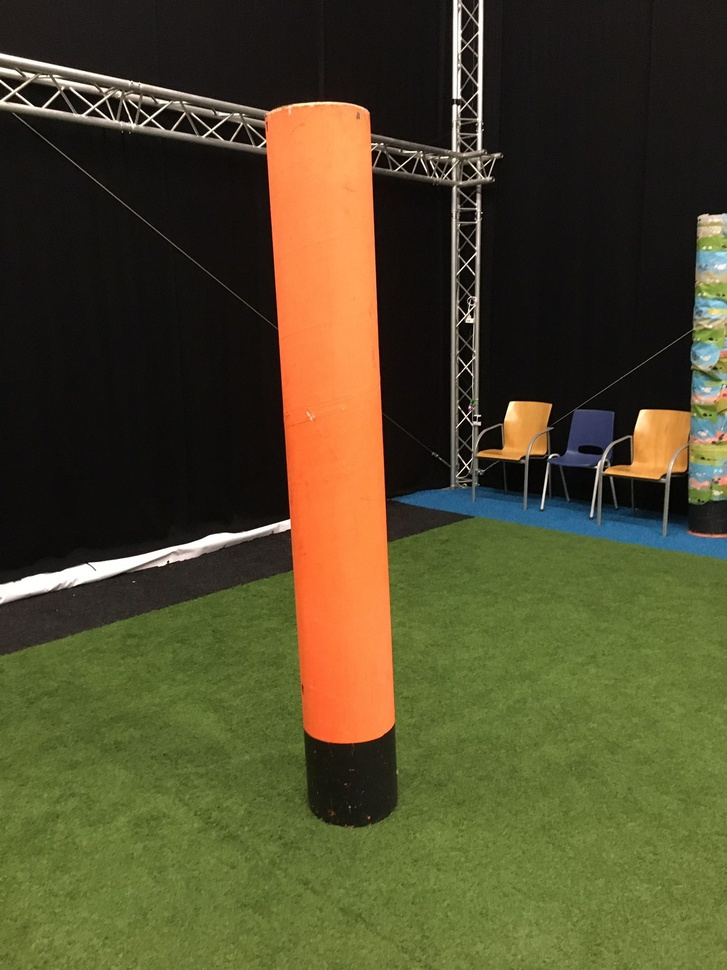
#> input picture images/image1.jpeg, 727 x 970 px, shrunk from 1536 x 2048 before the run
$ python test.py
#> lines starting #> are read from the running program, lines starting #| are printed output that depends on the picture; after the words box and inside, x2 and y2 are one past the last pixel; in counts of white or black regions, pixels touching at a corner belong together
# import the necessary packages
import imutils
import cv2
# load the image, convert it to grayscale, and blur it slightly
image = cv2.imread("images/image1.jpeg")
#> image is the input picture: shape (970, 727, 3); mean B, G, R 43.3, 74.6, 80.2
gray = cv2.cvtColor(image, cv2.COLOR_BGR2GRAY)
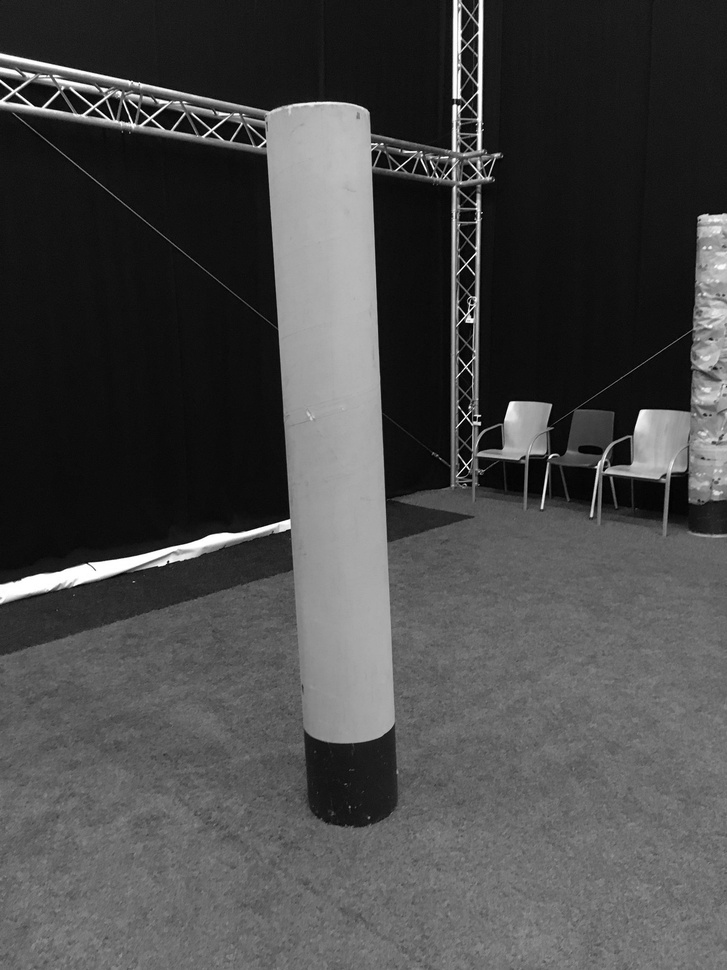
#> gray: shape (970, 727); min 0, max 255, mean 72.7
gray = cv2.GaussianBlur(gray, (5, 5), 0)
# threshold the image, then perform a series of erosions +
# dilations to remove any small regions of noise
thresh = cv2.threshold(gray, 45, 255, cv2.THRESH_BINARY)[1]
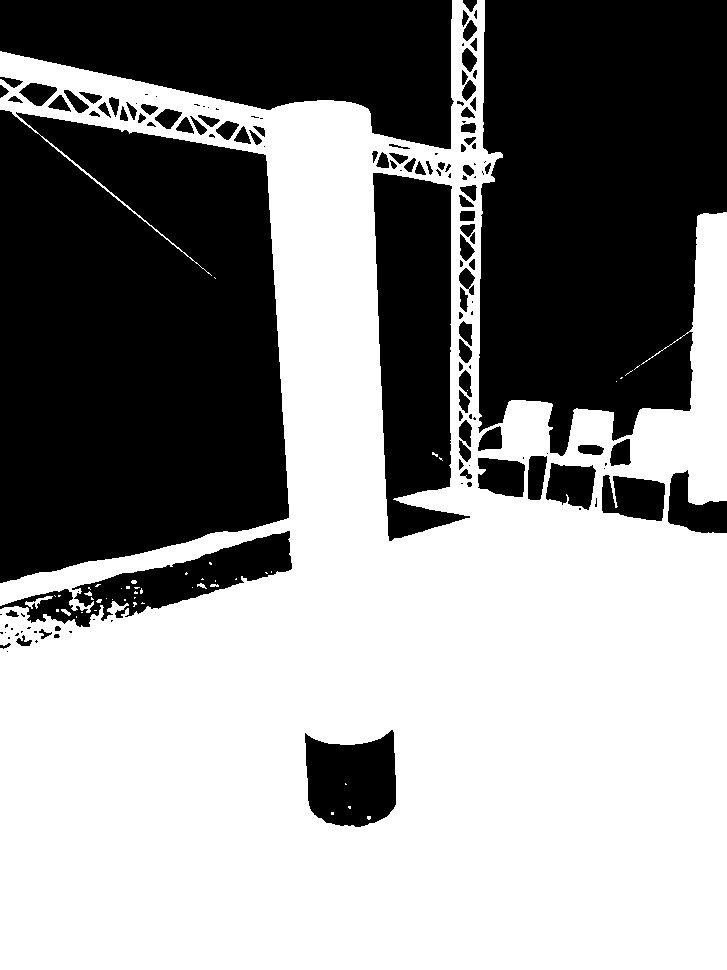
#> thresh: shape (970, 727); 55.7% white; 145 black regions (54 under 20 px), largest, box (x1, y1, x2, y2) and area: (0, 110, 289, 583) 115977, (478, 0, 727, 456) 94852, (0, 0, 454, 149) 43509
thresh = cv2.erode(thresh, None, iterations=2)
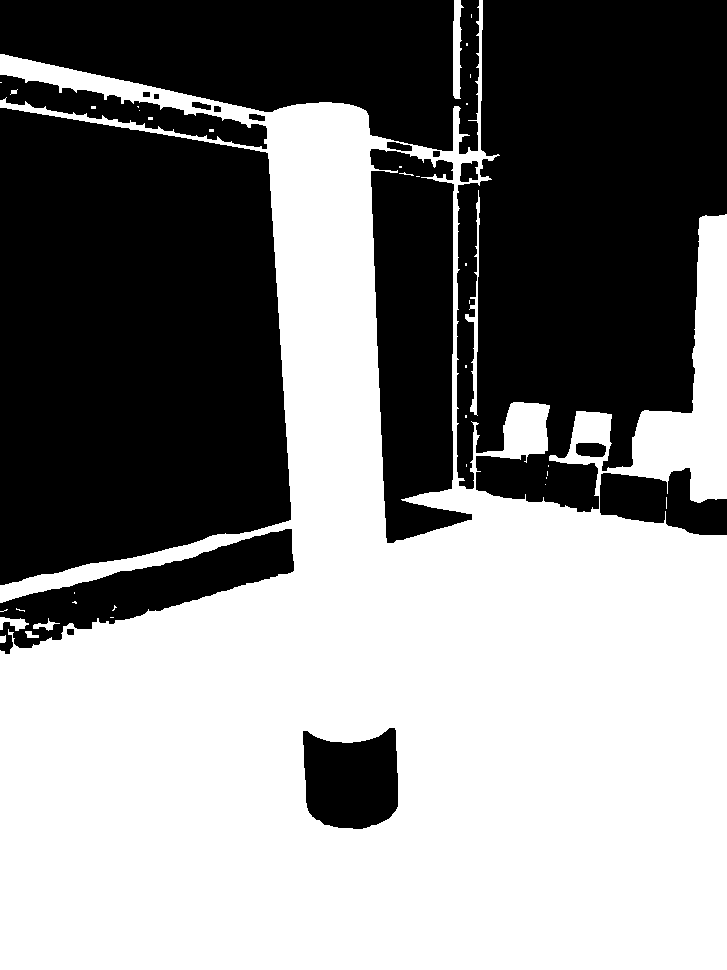
#> thresh: shape (970, 727); 52.3% white; 18 black regions, largest, box (x1, y1, x2, y2) and area: (0, 108, 291, 585) 118553, (457, 0, 727, 512) 108993, (0, 0, 479, 154) 47664
thresh = cv2.dilate(thresh, None, iterations=2)
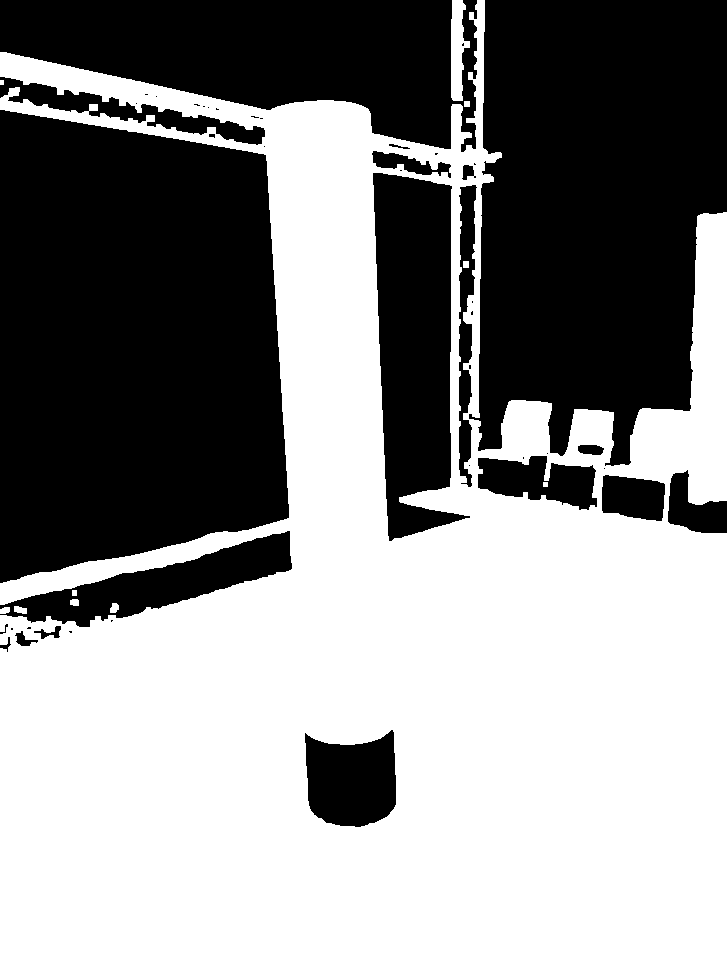
#> thresh: shape (970, 727); 55.1% white; 45 black regions (26 under 20 px)
# find contours in thresholded image, then grab the largest
# one
cnts = cv2.findContours(thresh.copy(), cv2.RETR_EXTERNAL,
	cv2.CHAIN_APPROX_SIMPLE)
#> cnts = 9 contours, 1 with area under 20; largest, box (x1, y1, x2, y2) and area: (0, 0, 727, 970) 426122, (451, 0, 470, 101) 1120, (14, 606, 27, 614) 62, (110, 603, 119, 613) 56, (0, 607, 10, 614) 45, (70, 599, 79, 606) 44, (464, 101, 470, 107) 25, (72, 590, 77, 596) 20
cnts = imutils.grab_contours(cnts)
c = max(cnts, key=cv2.contourArea)
#> c = contour of 1544 points, box (x1, y1, x2, y2) (0, 0, 727, 970), area 426122

$ run again, with images/image2.jpeg copied over images/image1.jpeg
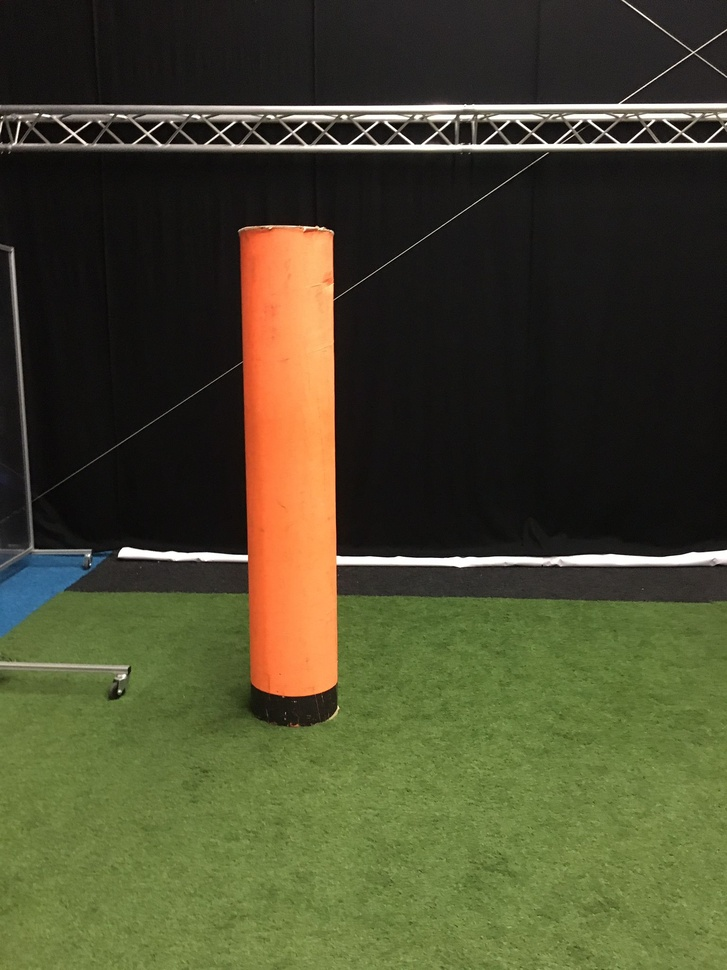
#> input picture images/image2.jpeg, 727 x 970 px, shrunk from 1536 x 2048 before the run
#> image is the input picture: shape (970, 727, 3); mean B, G, R 46.4, 73.4, 73.8
#> `gray = cv2.cvtColor(image, cv2.COLOR_BGR2GRAY)`:
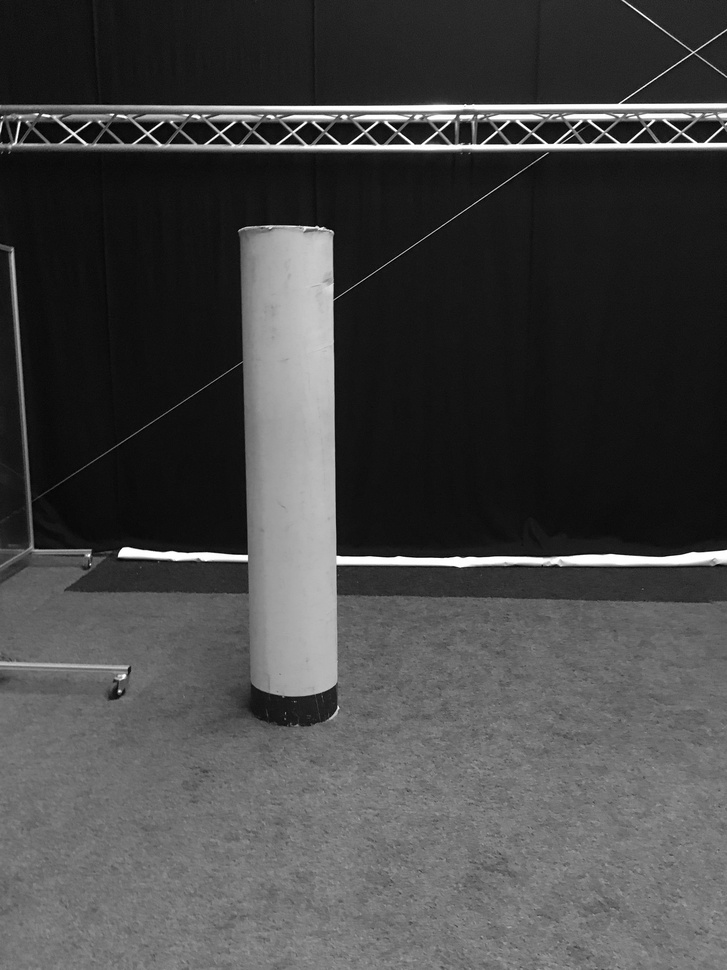
#> gray: shape (970, 727); min 0, max 255, mean 70.4
#> `thresh = cv2.dilate(thresh, None, iterations=2)`:
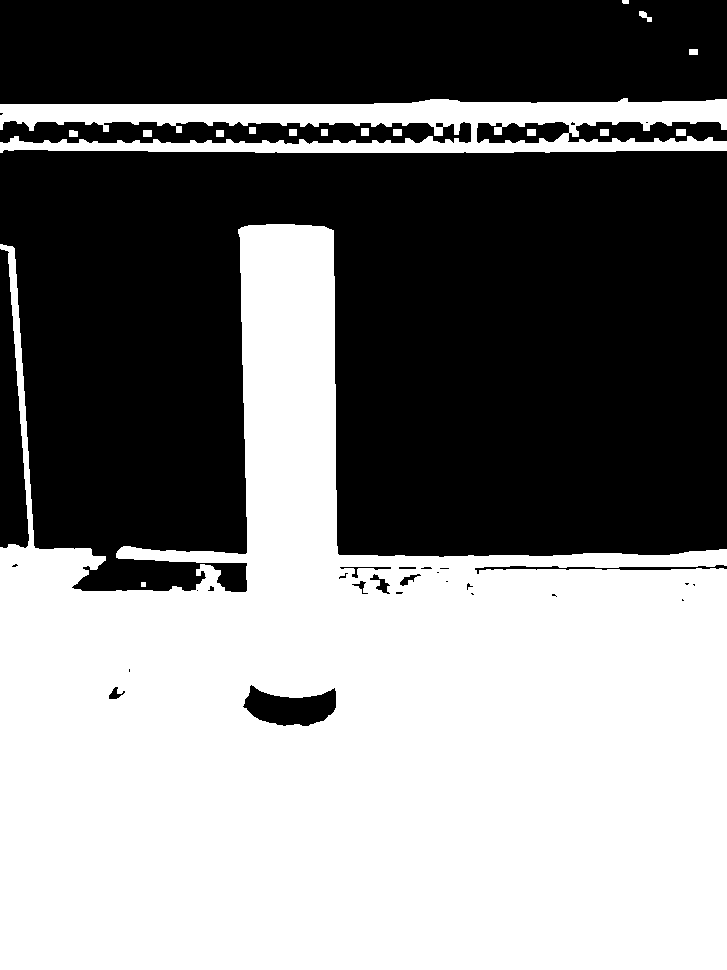
#> thresh: shape (970, 727); 49.9% white; 17 white regions
#> cnts = 16 contours, 2 with area under 20; largest, box (x1, y1, x2, y2) and area: (0, 224, 727, 970) 328495, (0, 98, 727, 153) 23466, (676, 129, 686, 136) 54, (639, 11, 652, 22) 52, (361, 128, 369, 136) 49
#> c = contour of 448 points, box (x1, y1, x2, y2) (0, 224, 727, 970), area 328495

$ run again, with images/WhatsApp Image 2022-03-02 at 15.00.59 (1).jpeg copied over images/image1.jpeg
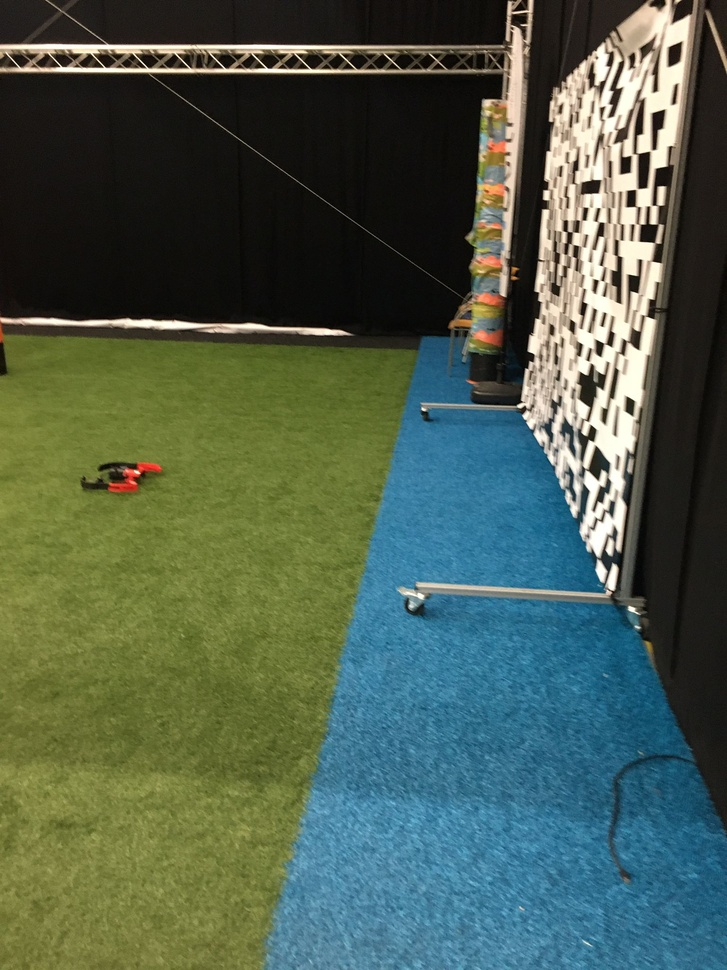
#> input picture images/WhatsApp Image 2022-03-02 at 15.00.59 (1).jpeg, 727 x 970 px, shrunk from 1536 x 2048 before the run
#> image is the input picture: shape (970, 727, 3); mean B, G, R 77.9, 94, 77.6
#> `gray = cv2.cvtColor(image, cv2.COLOR_BGR2GRAY)`:
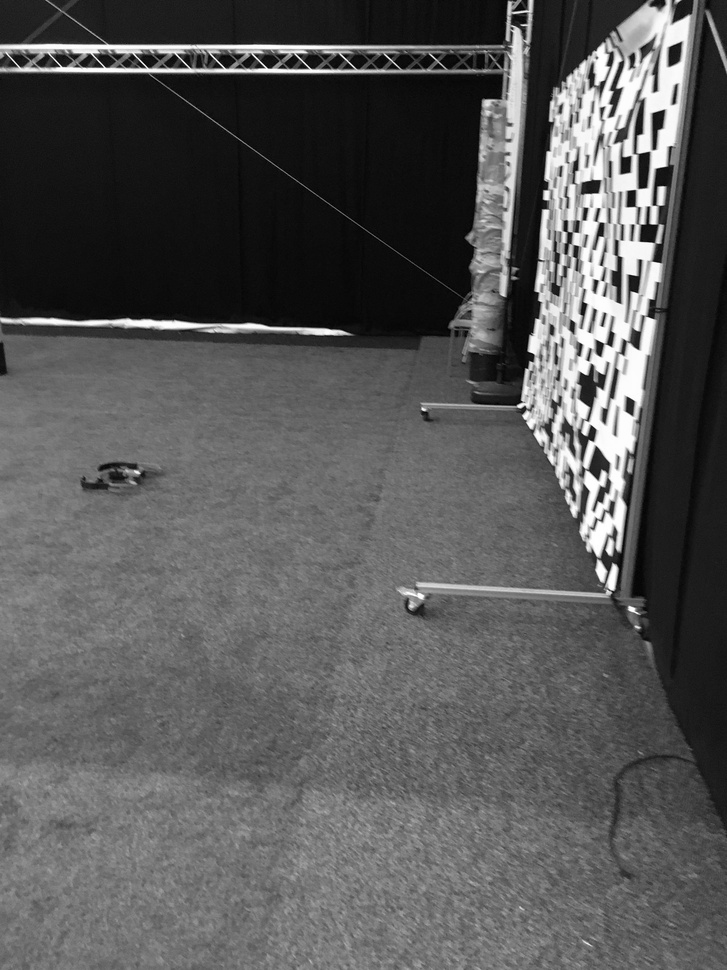
#> gray: shape (970, 727); min 0, max 255, mean 87.2
#> `thresh = cv2.dilate(thresh, None, iterations=2)`:
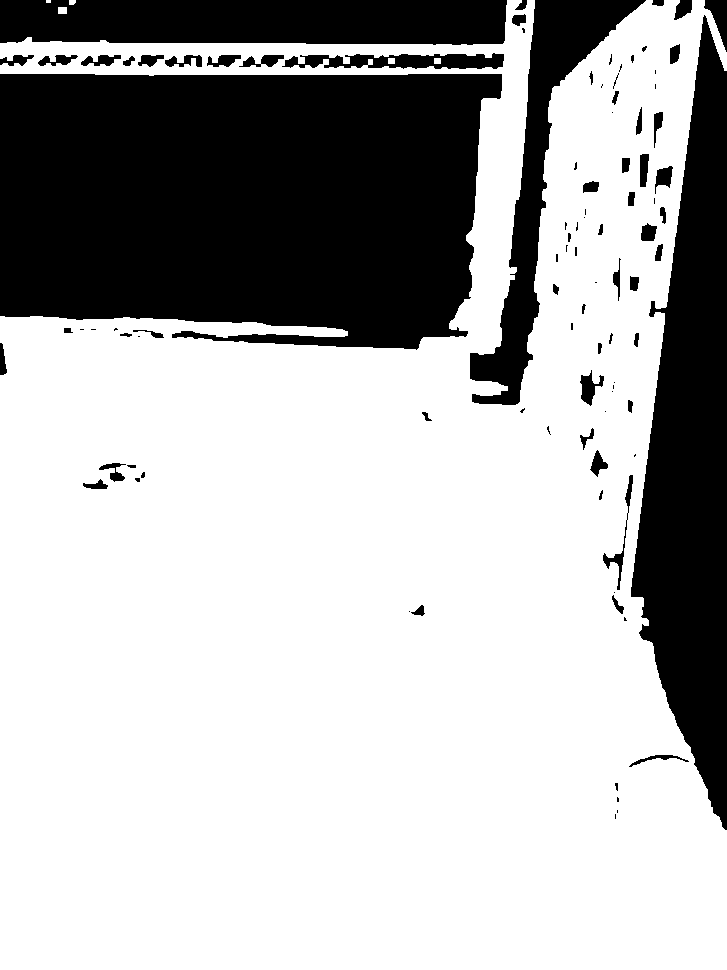
#> thresh: shape (970, 727); 69.6% white; 98 black regions (41 under 20 px)
#> cnts = 4 contours, 1 with area under 20; largest, box (x1, y1, x2, y2) and area: (0, 0, 727, 970) 496720, (58, 7, 67, 14) 48, (69, 0, 76, 5) 22
#> c = contour of 1060 points, box (x1, y1, x2, y2) (0, 0, 727, 970), area 496720
